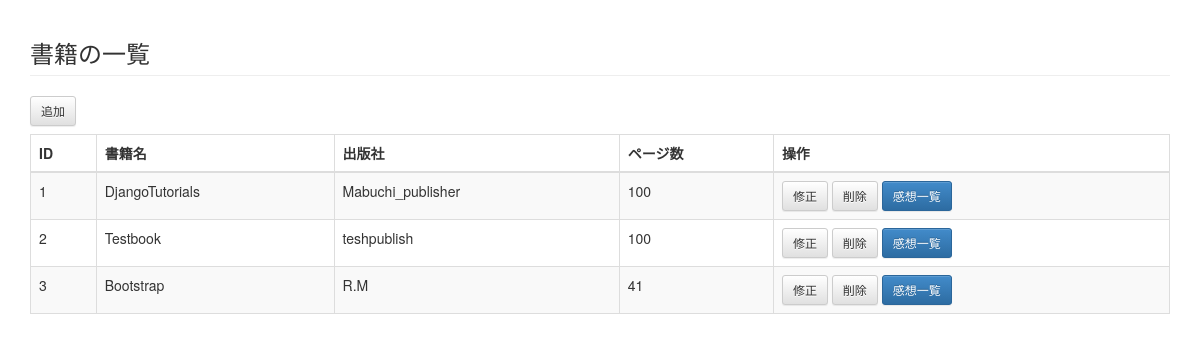
The page /cms/book/ on the database as committed earlier.
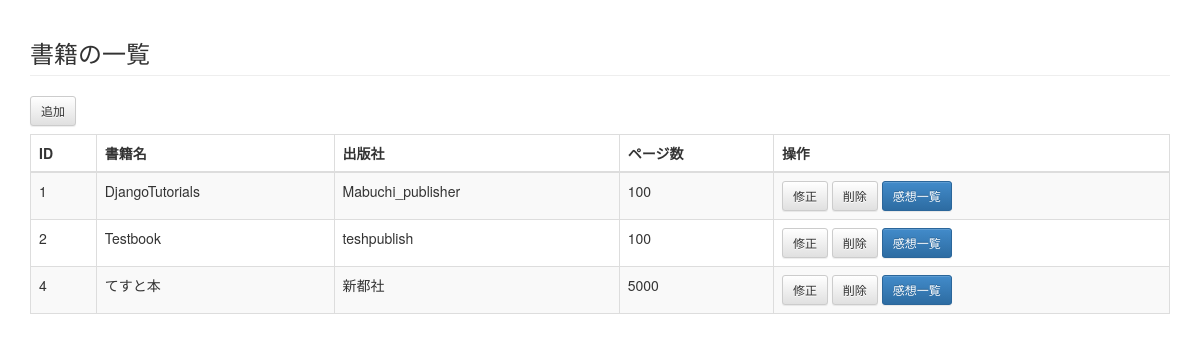
The same page on the database as committed later.
### cms/models.py (models this page shows, shortened)
class Book(models.Model):
    name = models.CharField(u'書籍名', max_length=255)
    publisher = models.CharField(u'出版社', max_length=255, blank=True)
    page = models.IntegerField(u'ページ数', blank=True, default=0)

### cms/views.py (the view)
def book_list(request):
	books = Book.objects.all().order_by('id')
	return render_to_response('cms/book_list.html',
								{'books': books},
								context_instance=RequestContext(request))

### cms/templates/cms/book_list.html (shortened to what this page needs)
{% extends "base.html" %}
{%block content%}
	<h3 class="page-header">書籍の一覧</h3>
	<a href="{% url 'cms:book_add' %}" class="btn btn-default btn-sm">追加</a>
	<table class="table table-striped table-bordered">
		<thead>
			<tr>
				<th>ID</th>
				<th>書籍名</th>
				<th>出版社</th>
				<th>ページ数</th>
				<th>操作</th>
			</tr>
		</thead>
		<tbody>
			{% for book in books %}
			<tr>
				<td>{{ book.id }}</td>
				<td>{{ book.name }}</td>
				<td>{{ book.publisher }}</td>
				<td>{{ book.page }}</td>
				<td>
					<a href="{% url 'cms:book_mod' book_id=book.id %}" class="btn btn-default btn-sm">修正</a>
					<a href="{% url 'cms:book_del' book_id=book.id %}" class="btn btn-default btn-sm">削除</a>
					<a href="{% url 'cms:impression_list' book_id=book.id %}" class="btn btn-primary btn-sm">感想一覧</a>
				</td>
			</tr>
			{% endfor %}
		</tbody>
	</table>
{% endblock content%}

### cms/templates/base.html (shortened to what this page needs)
{% load staticfiles %}
<!DOCTYPE html>
<html lang="{{ LANGUAGE_CODE | default:"en-us" }}">
<head>
	<link rel="stylesheet" href="{% static 'css/bootstrap.min.css' %}">
	<link rel="stylesheet" href="{% static 'css/bootstrap-theme.min.css' %}">
	<link rel="stylesheet" href="{% static 'js/jquery-2.1.1.min.js' %}">
	<link rel="stylesheet" href="{% static 'js/bootstrap.js' %}">
</head>
<body>
<body>
	<div class="container">
		{% block content %}{% endblock %}
	</div>
</body>
</html>

### cms/templates/cms/book_list.html (style rules this page uses)
table { margin-top: 8px; }

Rows that differ between the two databases and show on the page:
removed Book: id "3", name "Bootstrap", publisher "R.M", page "41"
added Book: id "4", name "てすと本", publisher "新都社", page "5000"
